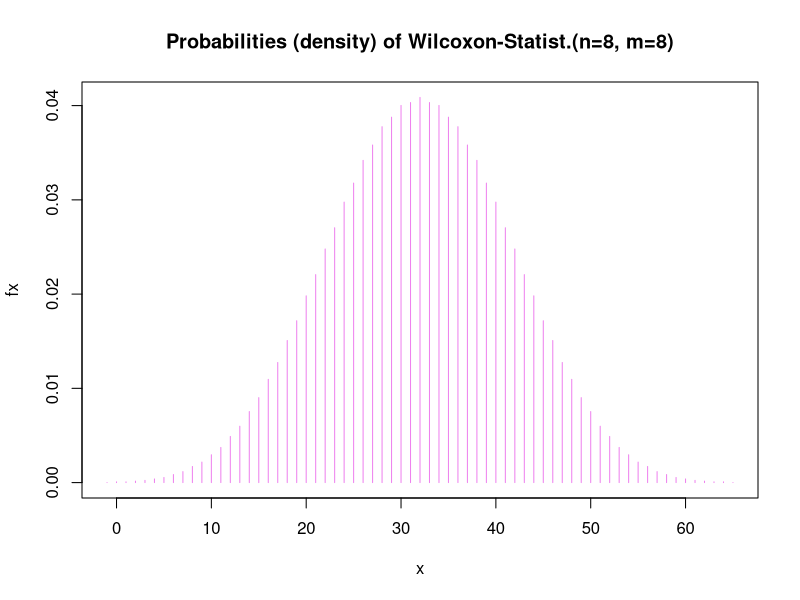

Generate this figure with R: (Note: this script raises an error after producing the figure.)
## ---- chunk 1
A <- c(117.1, 121.3, 127.8, 121.9, 117.4, 124.5, 119.5, 115.1)
B <- c(123.5, 125.3, 126.5, 127.9, 122.1, 125.6, 129.8, 117.2)
dat <- data.frame(weight = c(A,B), 
                  company = rep(c("A","B"), each=8))
dat$company <- factor(dat$company)
## ---- chunk 2
# Use help(wilcox.test) to determine the inputs for this function. You acn use ~ to specify the relationship between weight and company.
wt = 
## ---- chunk 3
x <- -1: (8*8 + 1) 
# The p-value is calculated by determining the index for which the cumulative sum of fx exceeds 0.05. Therefore, we should be careful to index correctly on x as well.

fx <- dwilcox(x, 8, 8) # dwilcox is a builtin R function that determines the Wilcoxon distribution given the sizes of the two samples

thresholdValue <- 0.025 # two-sided test since we want 0.025 as both ends

ix <- which(cumsum(fx) <= thresholdValue) # cumulative sum is summing probabilities up to the edge of the rejection region in order to determine the p-value. However, the p-value will not be exact as it is a discrete distribution.

tx <- x[length(ix)] # determines the maximum x-value for which the sum of probabilities is still under the threshold value

# Plot the distribution, rejection region, and observed test statistic
plot(x, fx, type = "h", col = "violet",
     main =  "Probabilities (density) of Wilcoxon-Statist.(n=8, m=8)") + abline(v=wt$statistic, col="blue")+ polygon(c(x[x <= tx], tx, tx), c(fx[x <= tx], 0, 0), col=rgb(1, 0, 0,0.5), border=NA) 

layout(1) 
## ---- chunk 4
# Combine the data from group A and B 
pooled <- c(A,B)

# Try resampling the combined data from above. What are we trying to calculate here? Use help(sample) to get started.

## ---- chunk 5
# Divide the combined data into two groups and calculate their difference in means 2000 times  
nresamples <- 2000
dist <- replicate(nresamples, mean(sample(pooled, length(A), FALSE))-mean(sample(pooled, length(B), FALSE)))

# Plot the histogram
histogram = hist(dist, xlim = c(-6, 6), col = "black", breaks = 100)
thresholdValue <- 0.025
ix <- which(cumsum(histogram$counts)/nresamples <= thresholdValue)
tx <- histogram$breaks[length(ix)]
tx
abline(v = mean(A)-mean(B), col = "blue", lwd = 2)
polygon(x=c(-6,-6,tx,tx), y=c(0,60,60,0), col="#FF990022", border=F)
